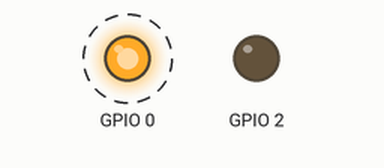
Bench run of a sketch on a simulated ESP8266 (NodeMCU). On the bench: output pins drawn as LEDs (lit = HIGH). Dashed ring = blinking. WiFi joins after 1.5 s; servers stay silent unless stated; what the sketch prints to the serial monitor is not drawn.

Above: at 2.0 s.
Timing chart, 0 to 6.1 s (numbered marks = the images above):
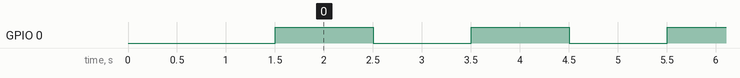

Measured:
- by itself, GPIO 0: alternates HIGH for 1.0 s and LOW for 1.0 s

The sketch:

firstProject.ino
```cpp
#include <ESP8266WiFi.h>

//char ssid[] = "free_wifi";
//char pass[] = "12345qwe";
char ssid[] = "Workshop";
char pass[]="vnt@tws#";

void setupWifi();
void blinkLed();

int ledState = LOW;

unsigned long previousMillis = 0;
const long interval =1000;

void setup() {
  // put your setup code here, to run once:
  Serial.begin(115200);
  setupWifi();
  pinMode(0, OUTPUT);
  pinMode(2, OUTPUT);
}

void loop() {
  // put your main code here, to run repeatedly:
  blinkLed();
}

void blinkLed(){
// piscar led com bloqueio
// delay() faz o processador esperar, gastando processamento a toa
//  digitalWrite(0, LOW);
//  delay(1000);
//  digitalWrite(0, HIGH);
//  delay(1000);

// piscar led sem bloqueio

  unsigned long currentMillis = millis();
  //se nao for maior, o processador fica executando outro processo, nao havendo bloqueio
  if(currentMillis - previousMillis >= interval){
    previousMillis = currentMillis;
    if(ledState == LOW){
      Serial.println("Desligou o led");
      ledState = HIGH;
    }else{
      Serial.println("Ligou o led");
      ledState = LOW;
    }
    digitalWrite(0, ledState);
  }
}

void setupWifi(){
  Serial.println();
  Serial.print("Conectando ao SSID: ");
  Serial.println(ssid);

  WiFi.begin(ssid, pass);
  while(WiFi.status() != WL_CONNECTED){
    delay(500);
    digitalWrite(2, !digitalRead(2));
    Serial.print(".");
  }
  digitalWrite(2, LOW);
  Serial.println("\nConectado ao WiFi!");
  Serial.print("Endereco IP: ");
  Serial.println(WiFi.localIP());
}
```
